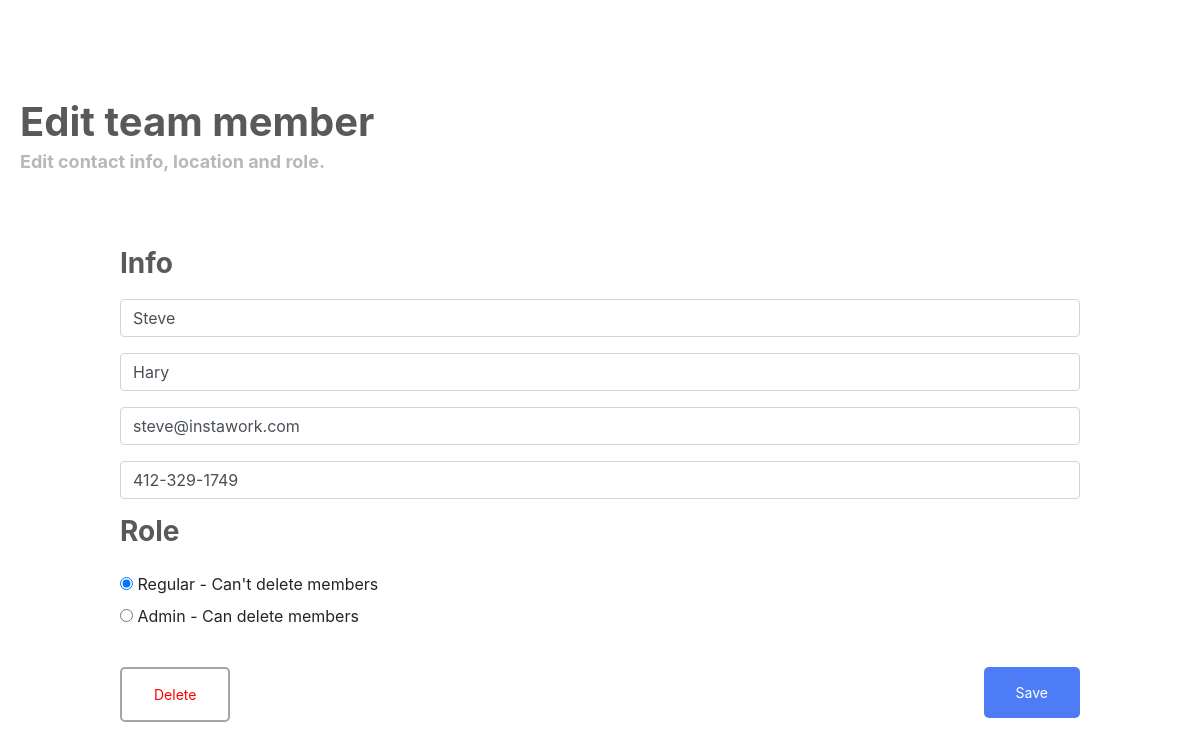
The app's page /app/editMemberForm/9 with its own data.
### my_app/models.py (models this page shows)
class TeamMember (models.Model):
    id = models.AutoField(primary_key=True) #unique id for each team member
    firstname = models.CharField (max_length=250)
    lastname = models.CharField (max_length=250)
    email = models.EmailField (max_length=250)
    phonenumber = models.CharField(max_length=12)
    role = models.CharField (max_length=100)

### my_app/views.py (the view)
def editMemberForm (request, member_id):
    member = TeamMember.objects.get (pk=member_id)
    form = AddPageForm (instance = member)
    if request.method == "POST":
        form = AddPageForm(request.POST, instance = member)
        if form.is_valid():
            form.save()
            return redirect ('main')
    context = {'form': form, 'member': member}
    return render (request, 'my_app/editpage.html', context)

### my_app/templates/my_app/editpage.html (shortened to what this page needs)
<!DOCTYPE html>
<html lang="en">
  <head>
    <link rel="stylesheet" href="https://stackpath.bootstrapcdn.com/bootstrap/4.1.3/css/bootstrap.min.css">
    {% load static %}
    <link rel="stylesheet" type="text/css" href ="{% static 'my_app/style.css' %}"/>
  </head>
  <body>
          <h1>Edit team member</h1>
          <h2 id="h2">Edit contact info, location and role.</h2>
          <div class="form-group">
            <form method="POST" action="">
              <label> <h3 id="info">Info </h3></label>
                <p>{{ form.firstname }}</p>
                <p>{{ form.lastname }}</p>
                <p>{{ form.email }}</p>
                <p>{{ form.phonenumber }}</p>
              <label> <h3>Role </h3></label>
                <p>{{ form.role }}</p>
          <div>
            <a class = "delete-member" href="{% url 'deleteMember' member.id %}"> <input type="button" value="Delete"  class="button" id="delete" /> </a>
            <input type="submit" value="Save" class="button" id="save">
            </div>
      </form>
  </body>
</html>

### my_app/static/my_app/style.css (style rules this page uses)
html, body { height: 100%; }
html { display: table; margin: auto; background: #f3f3f3; }
body { width: 100vw; align-content: center; background: white; font-family: -apple-system, BlinkMacSystemFont, Helvetica; display: table-cell; vertical-align: middle; position: relative; }
a { text-decoration:none; color: #000; font-weight: bold; }
.form-group { width: 80%; vertical-align: middle; margin: auto; }
h1 { color: #5a5959; font-weight: bold; margin-top: 20px; margin-bottom: 5px; margin-left: 20px; }
h2 { color: #b5b9b9; font-weight: bold; font-size: 18px; margin-top: 0px; margin-left: 20px; margin-bottom: 30px; }
#h2 { margin-bottom: 75px; }
h3 { color: #5a5959; font-weight: bold; margin: auto; }
#info { margin-bottom: 10px; }
.button { background-color: #4e7cf6; border: none; color: white; padding: 15px 32px; text-align: center; text-decoration: none; display: inline-block; font-size: 14px; border-radius: 5px; display: inline-block; position: relative; margin-top: 15px; }
#save { float: right; margin-right: 0px; }
#delete { background-color: white; color: red; border: 2px solid #a2a6a6; }

### records on screen
TeamMember: firstname "Steve", lastname "Hary", email "steve@instawork.com", phonenumber "412-329-1749", role "☑ Regular - Can't delete members ☐ Admin - Can delete members"
